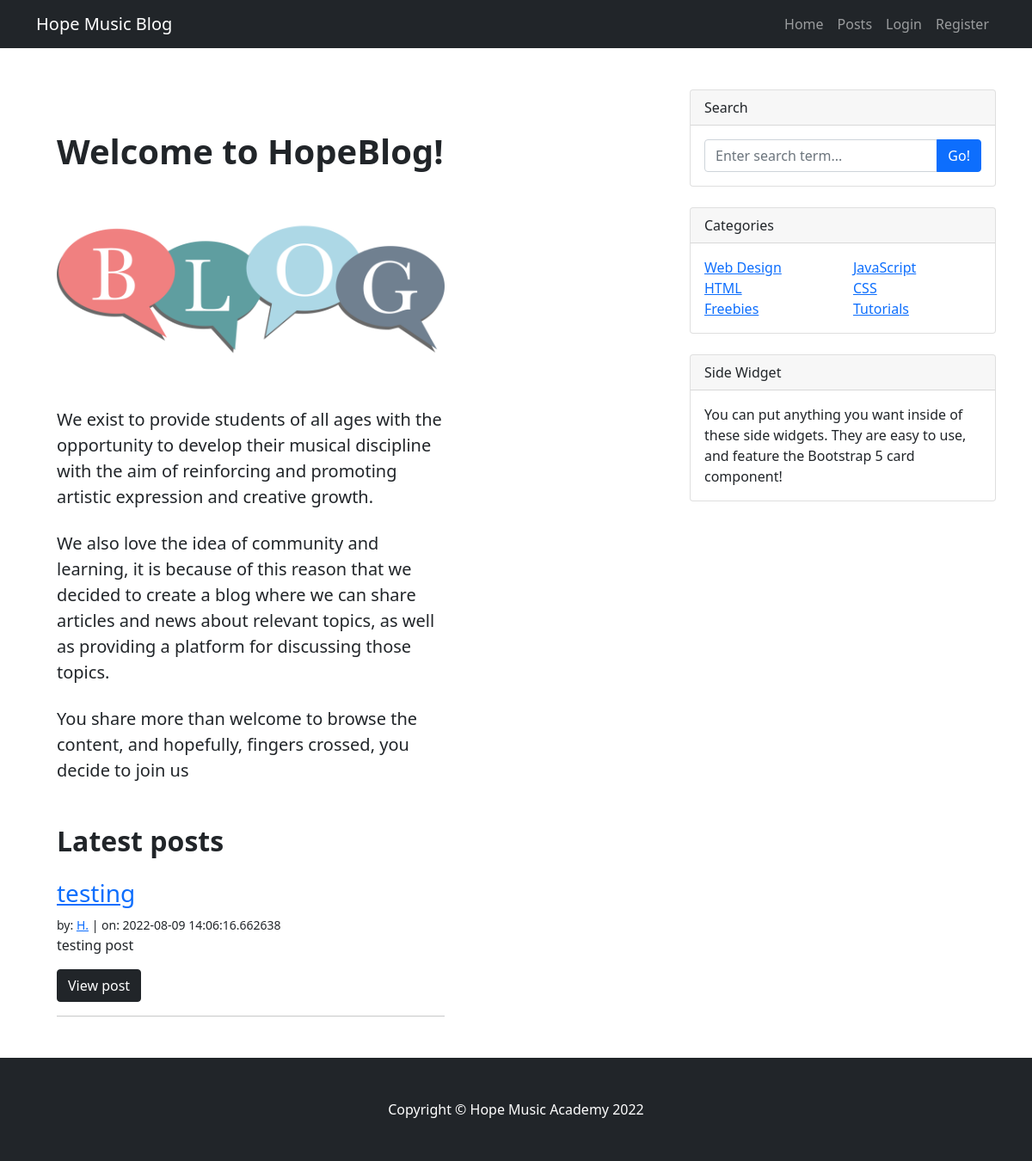
The page / on the database its author committed.
### app.py (models this page shows, shortened)
class Posts(db.Model):
    id = db.Column(db.Integer, primary_key=True)
    title = db.Column(db.String(255))
    content = db.Column(db.Text)
    date_posted = db.Column(db.DateTime, default=datetime.utcnow)
    slug = db.Column(db.Text)
    blogger_id = db.Column(db.Integer, db.ForeignKey('users.id'))
    comments = db.relationship('Comments', backref="posts", lazy=True)

class Users(db.Model, UserMixin):
    id = db.Column(db.Integer, primary_key=True)
    username = db.Column(db.String(255), unique=True, nullable=False)
    first_name = db.Column(db.String(50), nullable=False)
    last_name = db.Column(db.String(50), nullable=False)
    email = db.Column(db.String(100), unique=True, nullable=False)
    favorite_color = db.Column(db.String(120))
    about_author = db.Column(db.Text(), nullable=True)
    data_added = db.Column(db.DateTime, default=datetime.utcnow)
    profile_pic = db.Column(db.String(), nullable=True)
    last_seen = db.Column(db.DateTime, default=datetime.utcnow)
    posts = db.relationship("Posts", backref="blogger")
    comments = db.relationship('Comments', backref="user", passive_deletes=True)
    password_hash = db.Column(db.String(128))
    @property
    def password(self):
        raise AttributeError('Password is not readable attribute')

### app.py (the view)
@app.route('/')
def home():
    page = request.args.get('page', 1, type=int)
    posts = Posts.query.order_by(
        Posts.date_posted).paginate(page=page, per_page=2)
    return render_template('home.html', posts=posts, page=page)

### app.py (called while the page is built)
@app.before_request
def before_request():
    if current_user.is_authenticated:
        current_user.last_seen = datetime.utcnow()
        db.session.commit()

### templates/home.html (shortened to what this page needs)
{% extends "base.html" %}
{% block content %}
    <div class="container mt-5">
        <div class="row">
            <div class="col-lg-8">
                <article>
                    <header class="mb-4">
                        <h1 class="fw-bolder mb-1">Welcome to HopeBlog!</h1>
                    </header>
                    <figure class="mb-4"><img class="img-fluid rounded" src="{{ url_for("static", filename="/img/blog-header.png")}}" alt="Main page picture header, Blog" /></figure>
                    <section class="mb-5">
                        <p class="fs-5 mb-4">We exist to provide students of all ages with the opportunity to develop their musical discipline with the aim of reinforcing and promoting artistic expression and creative growth.</p>
                        <p class="fs-5 mb-4">We also love the idea of community and learning, it is because of this reason that we decided to create a blog where we can share articles and news about relevant topics, as well as providing a platform for discussing those topics.</p>
                        <p class="fs-5 mb-4">You share more than welcome to browse the content, and hopefully, fingers crossed, you decide to join us </p>
                        <h2 class="fw-bolder mb-4 mt-5">Latest posts</h2>
                        {% for post in posts.items %}
                            <h3><a href="{{ url_for('post', id=post.id) }}">{{ post.title }}</a></h3>
                            <small>
                                by: <a href="{{ url_for('user_posts', first_name=post.blogger.first_name) }}">{{ post.blogger.first_name }}</a> | on: {{ post.date_posted }}
                            </small>
                            <br/>
                            {{ post.slug|safe }}
                            <a href="{{ url_for('post', id=post.id) }}" class="btn btn-dark">View post</a>
                            <hr>
                        {% endfor %}
                    </section>
                </article>
            </div>
        </div>
    </div>
{% endblock content %}

### rows shown on the page
Posts: title "testing", blogger.first_name "H.", date_posted "2022-08-09 14:06:16.662638", slug "testing post"
